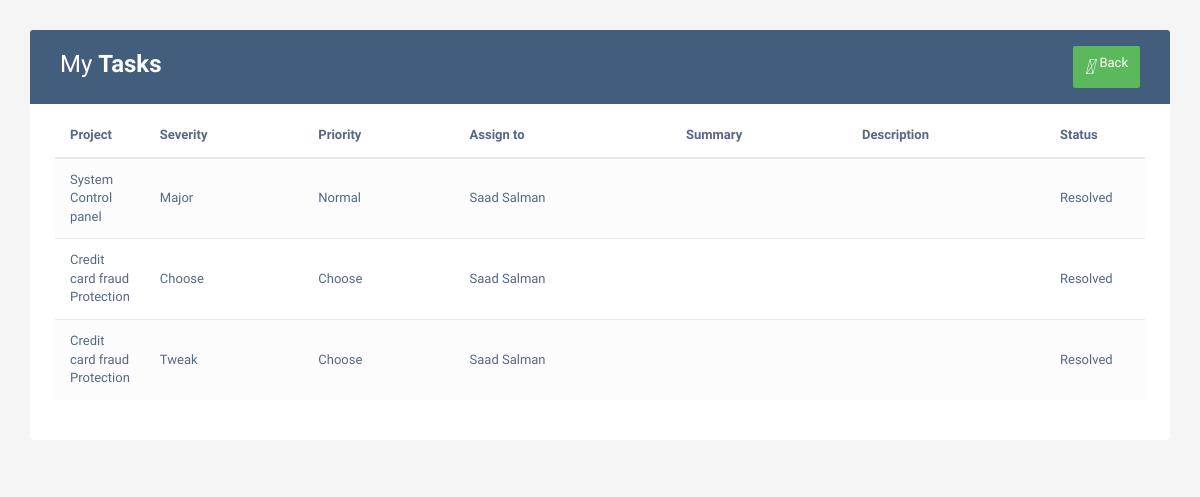
Page /tasks/saadsalman (signed in) on the committed database.
### home/models.py (models this page shows, shortened)
class Bug(models.Model):
    project = models.CharField(max_length=122,null=True)
    Severity = models.CharField(max_length=122,null=True)
    Priority = models.CharField(max_length=122,null=True)
    Assign = models.CharField(max_length=122,null=True)
    Summary = models.TextField(null=True)
    Desc = models.TextField(null=True)
    date = models.DateField()
    Image = models.ImageField(upload_to=None, height_field=None, width_field=None, max_length=None)
    status = models.CharField(max_length=50,default='Unresolved')
    created = models.DateTimeField(auto_now_add = True)
    ended = models.DateField(null=True,blank=True)
    timetaken = models.CharField(max_length=50,null=True,blank=True)
    reportedby = models.CharField(max_length=50)
    resolvedby = models.CharField(max_length=100,blank=True,null=True)

### home/views.py (the view)
# urls.py: path('tasks/<str:username>',views.displaytasks,name='Display task'),
@login_required
def displaytasks(request,username):
    user = User.objects.get(username = username)
    full_name = user.first_name+" "+user.last_name
    bugs = Bug.objects.filter(Assign = full_name)
    return render(request,'task.html',{'bugs':bugs})

### templates/task.html (shortened to what this page needs)
<!DOCTYPE html>
<html lang="en">
<head>
<link rel="stylesheet" href="https://maxcdn.bootstrapcdn.com/font-awesome/4.7.0/css/font-awesome.min.css">
<link rel="stylesheet" href="https://maxcdn.bootstrapcdn.com/bootstrap/3.3.7/css/bootstrap.min.css">
</head>
<body>
    <div class="container">
        <div class="table-responsive">
            <div class="table-wrapper">
                <div class="table-title">
                    <div class="row">
                        <div class="col-xs-6">
                            <h2>My <b>Tasks</b></h2>
                        </div>
                        <div class="col-xs-6">
                            <a href="/staff" class="btn btn-success" data-toggle="modal"><i>&#xE147;</i> <span>Back</span></a>
                        </div>
                    </div>
                </div>
                <table class="table table-striped table-hover">
                    <thead>
                        <tr>
                            <th>Project</th>
                            <th>Severity</th>
                            <th>Priority</th>
                            <th>Assign to</th>
                            <th>Summary</th>
                            <th>Description</th>
                            <th>Status</th>
                        </tr>
                    </thead>
                    <tbody>
                        {% for item in bugs %}
                        <tr>
                            <td> {{item.project}} </td>
                            <td> {{item.Severity}} </td>
                            <td> {{item.Priority}} </td>
                            <td> {{item.Assign}} </td>
                            <td> {{item.Summary}} </td>
                            <td> {{item.Desc}} </td>
                            <td> {{item.status}} </td>
                        </tr>
                        {% endfor %}
                    </tbody>
                </table>
            </div>
        </div>
    </div>
</body>

### templates/task.html (style rules this page uses)
body { color: #566787; background: #f5f5f5; font-family: 'Varela Round', sans-serif; font-size: 13px; }
.table-responsive { margin: 30px 0; }
.table-wrapper { min-width: 1000px; background: #fff; padding: 20px 25px; border-radius: 3px; box-shadow: 0 1px 1px rgba(0,0,0,.05); }
.table-title { padding-bottom: 15px; background: #435d7d; color: #fff; padding: 16px 30px; margin: -20px -25px 10px; border-radius: 3px 3px 0 0; }
.table-title h2 { margin: 5px 0 0; font-size: 24px; }
.table-title .btn { color: #fff; float: right; font-size: 13px; border: none; min-width: 50px; border-radius: 2px; border: none; outline: none !important; margin-left: 10px; }
.table-title .btn i { float: left; font-size: 21px; margin-right: 5px; }
.table-title .btn span { float: left; margin-top: 2px; }
table.table tr th, table.table tr td { border-color: #e9e9e9; padding: 12px 15px; vertical-align: middle; }
table.table tr th:first-child { width: 60px; }
table.table tr th:last-child { width: 100px; }
table.table-striped tbody tr:nth-of-type(odd) { background-color: #fcfcfc; }

### rows in the picture
Bug: project "System Control panel", Severity "Major", Priority "Normal", Assign "Saad Salman", status "Resolved"
Bug: project "Credit card fraud Protection", Severity "Choose", Priority "Choose", Assign "Saad Salman", status "Resolved"
Bug: project "Credit card fraud Protection", Severity "Tweak", Priority "Choose", Assign "Saad Salman", status "Resolved"
